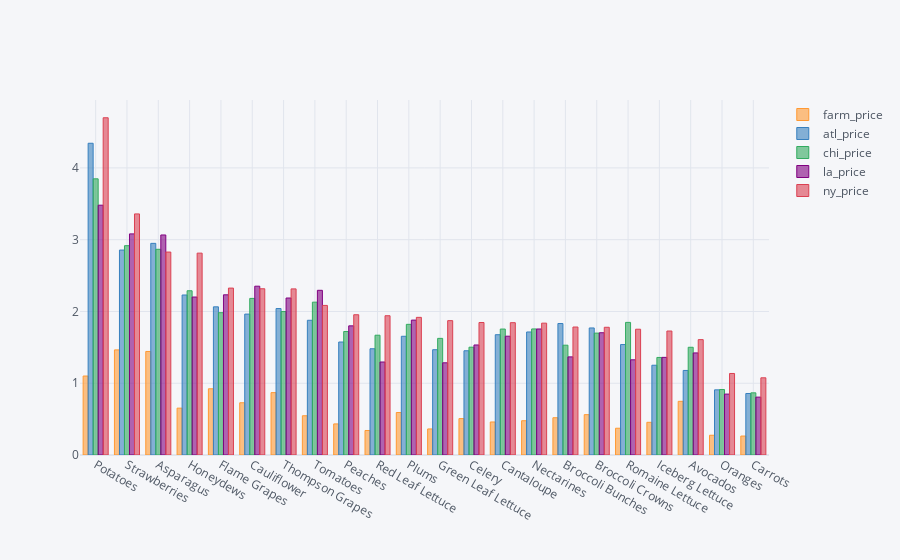

The notebook cell saved with this chart:
### Code cell
# More interactive view with plotly
product_groupby.mean()[['farm_price','atl_price','chi_price','la_price','ny_price']] \
    .sort_values('ny_price', ascending=False).iplot(kind='bar')

### Figure 1 — Plotly figure (JSON) as saved in the notebook; plotly's stock layout.template omitted (floating-point values rounded to 4 significant figures)
{"data": [{"marker": {"color": "rgba(255, 153, 51, 0.6)", "line": {"color": "rgba(255, 153, 51, 1.0)", "width": 1}}, "name": "farm_price", "orientation": "v", "text": "", "type": "bar", "x": ["Potatoes", "Strawberries", "Asparagus", "Honeydews", "Flame Grapes", "Cauliflower", "Thompson Grapes", "Tomatoes", "Peaches", "Red Leaf Lettuce", "Plums", "Green Leaf Lettuce", "Celery", "Cantaloupe", "Nectarines", "Broccoli Bunches", "Broccoli Crowns", "Romaine Lettuce", "Iceberg Lettuce", "Avocados", "Oranges", "Carrots"], "y": [1.1, 1.464, 1.443, 0.6529, 0.9227, 0.728, 0.8689, 0.5469, 0.4331, 0.3415, 0.592, 0.3629, 0.5072, 0.4602, 0.4774, 0.5193, 0.5622, 0.3729, 0.4554, 0.7479, 0.2753, 0.2641]}, {"marker": {"color": "rgba(55, 128, 191, 0.6)", "line": {"color": "rgba(55, 128, 191, 1.0)", "width": 1}}, "name": "atl_price", "orientation": "v", "text": "", "type": "bar", "x": ["Potatoes", "Strawberries", "Asparagus", "Honeydews", "Flame Grapes", "Cauliflower", "Thompson Grapes", "Tomatoes", "Peaches", "Red Leaf Lettuce", "Plums", "Green Leaf Lettuce", "Celery", "Cantaloupe", "Nectarines", "Broccoli Bunches", "Broccoli Crowns", "Romaine Lettuce", "Iceberg Lettuce", "Avocados", "Oranges", "Carrots"], "y": [4.344, 2.855, 2.949, 2.229, 2.064, 1.963, 2.041, 1.877, 1.574, 1.48, 1.654, 1.467, 1.452, 1.676, 1.714, 1.832, 1.77, 1.539, 1.251, 1.178, 0.9079, 0.8571]}, {"marker": {"color": "rgba(50, 171, 96, 0.6)", "line": {"color": "rgba(50, 171, 96, 1.0)", "width": 1}}, "name": "chi_price", "orientation": "v", "text": "", "type": "bar", "x": ["Potatoes", "Strawberries", "Asparagus", "Honeydews", "Flame Grapes", "Cauliflower", "Thompson Grapes", "Tomatoes", "Peaches", "Red Leaf Lettuce", "Plums", "Green Leaf Lettuce", "Celery", "Cantaloupe", "Nectarines", "Broccoli Bunches", "Broccoli Crowns", "Romaine Lettuce", "Iceberg Lettuce", "Avocados", "Oranges", "Carrots"], "y": [3.848, 2.916, 2.866, 2.288, 1.983, 2.182, 1.998, 2.129, 1.72, 1.669, 1.82, 1.625, 1.502, 1.755, 1.756, 1.53, 1.698, 1.848, 1.359, 1.501, 0.912, 0.8662]}, {"marker": {"color": "rgba(128, 0, 128, 0.6)", "line": {"color": "rgba(128, 0, 128, 1.0)", "width": 1}}, "name": "la_price", "orientation": "v", "text": "", "type": "bar", "x": ["Potatoes", "Strawberries", "Asparagus", "Honeydews", "Flame Grapes", "Cauliflower", "Thompson Grapes", "Tomatoes", "Peaches", "Red Leaf Lettuce", "Plums", "Green Leaf Lettuce", "Celery", "Cantaloupe", "Nectarines", "Broccoli Bunches", "Broccoli Crowns", "Romaine Lettuce", "Iceberg Lettuce", "Avocados", "Oranges", "Carrots"], "y": [3.48, 3.081, 3.065, 2.201, 2.232, 2.352, 2.187, 2.295, 1.799, 1.296, 1.879, 1.284, 1.533, 1.655, 1.756, 1.367, 1.703, 1.326, 1.36, 1.422, 0.8488, 0.8065]}, {"marker": {"color": "rgba(219, 64, 82, 0.6)", "line": {"color": "rgba(219, 64, 82, 1.0)", "width": 1}}, "name": "ny_price", "orientation": "v", "text": "", "type": "bar", "x": ["Potatoes", "Strawberries", "Asparagus", "Honeydews", "Flame Grapes", "Cauliflower", "Thompson Grapes", "Tomatoes", "Peaches", "Red Leaf Lettuce", "Plums", "Green Leaf Lettuce", "Celery", "Cantaloupe", "Nectarines", "Broccoli Bunches", "Broccoli Crowns", "Romaine Lettuce", "Iceberg Lettuce", "Avocados", "Oranges", "Carrots"], "y": [4.699, 3.359, 2.828, 2.813, 2.326, 2.316, 2.314, 2.084, 1.954, 1.94, 1.918, 1.872, 1.846, 1.844, 1.837, 1.783, 1.78, 1.753, 1.727, 1.607, 1.136, 1.076]}], "layout": {"legend": {"bgcolor": "#F5F6F9", "font": {"color": "#4D5663"}}, "paper_bgcolor": "#F5F6F9", "plot_bgcolor": "#F5F6F9", "title": {"font": {"color": "#4D5663"}}, "xaxis": {"gridcolor": "#E1E5ED", "showgrid": true, "tickfont": {"color": "#4D5663"}, "title": {"font": {"color": "#4D5663"}, "text": ""}, "zerolinecolor": "#E1E5ED"}, "yaxis": {"gridcolor": "#E1E5ED", "showgrid": true, "tickfont": {"color": "#4D5663"}, "title": {"font": {"color": "#4D5663"}, "text": ""}, "zerolinecolor": "#E1E5ED"}}}
